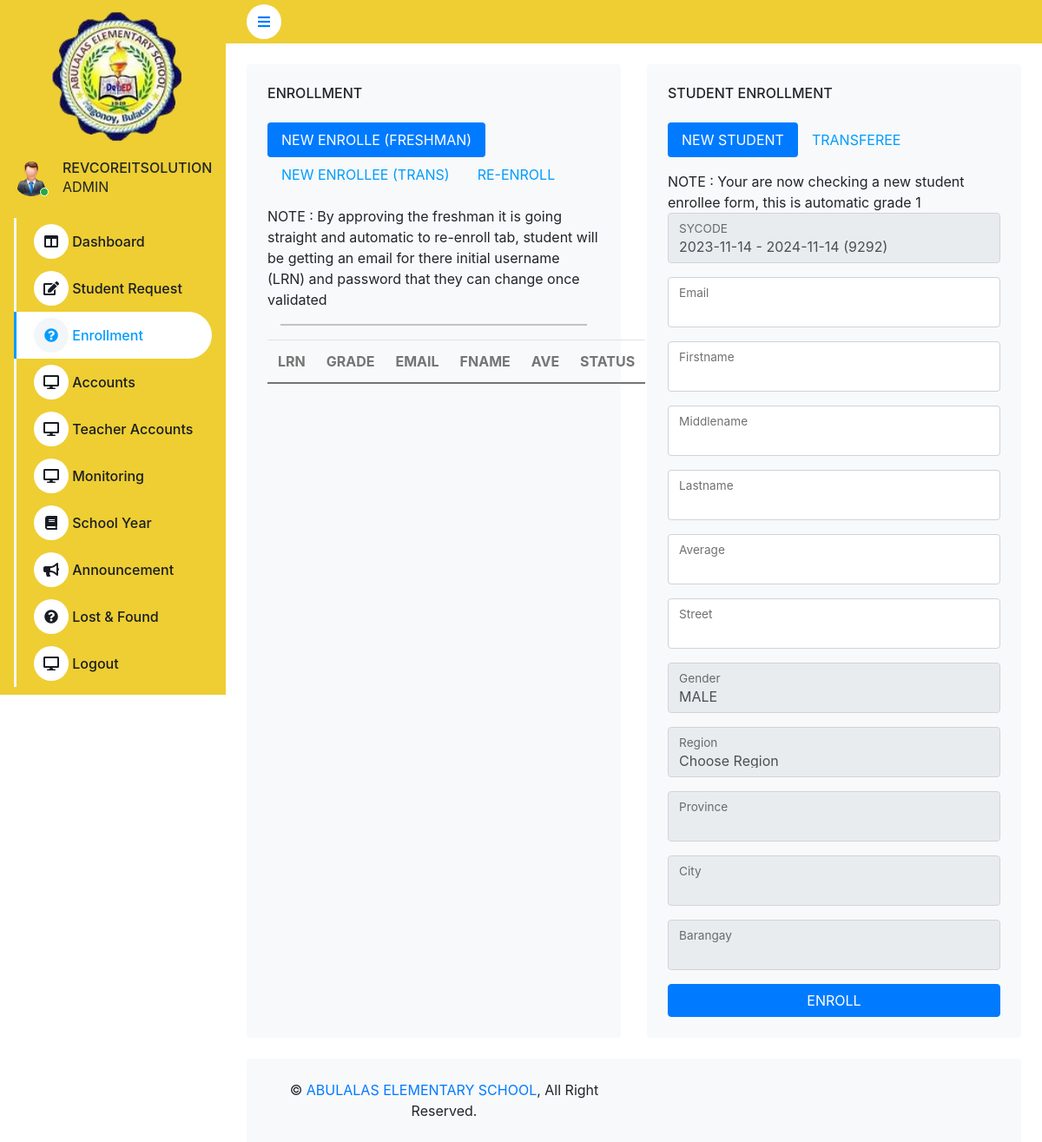
The app's page /home.php?view=enrollment (signed in) with its own data.
### tables this page shows
CREATE TABLE `tbl_user_information` (
  `user_id` int(11) NOT NULL,
  `uid` varchar(250) NOT NULL,
  `email` varchar(50) NOT NULL,
  `password` varchar(250) NOT NULL,
  `designation` int(50) NOT NULL,
  `code` int(50) NOT NULL,
  `status` varchar(50) NOT NULL
);

CREATE TABLE `tbl_user_designation` (
  `did` int(11) NOT NULL,
  `role` varchar(50) NOT NULL
);

### connection/MainController.php (called while the page is built, shortened)
<?php
include('connection/LoginSession.php');
require_once "connection/ApiController.php";
$portCont = new portalController();
$userSession = $portCont->getUserDetails($session_id);
$email = $userSession[0]['email'];
$position = strpos($email, '@');
$filteredEmail = substr($email, 0, $position);
$filteredEmail = strtoupper($filteredEmail);
?>

### connection/LoginSession.php (called while the page is built, shortened)
<?php
$session_id = $_SESSION['user_id'];
?>

### connection/ApiController.php (called while the page is built, shortened)
<?php
require_once "DBController.php";
class portalController extends DBController
{
    function getUserDetails($session_id)
    {
        $query = "SELECT * FROM tbl_user_information TUI LEFT JOIN tbl_user_designation TUD ON TUI.designation = TUD.did WHERE TUI.user_id = ?";
        $params = array(
           array(
               "param_type" => "i",
               "param_value" => $session_id
           )
       );
       $userCredentials = $this->getDBResult($query, $params);
       return $userCredentials;
    }
}

### connection/DBController.php (called while the page is built, shortened)
<?php
class DBController
{
    private $host = "localhost";
    private $user = "root";
    private $password = "";
    private $database = "school_abulalas";
    private $conn;
    function __construct()
    {
        $this->conn = mysqli_connect($this->host, $this->user, $this->password, $this->database);
    }
    function getDBResult($query, $params = array())
    {
        $sql_statement = $this->conn->prepare($query);
        if (! empty($params)) {
            $this->bindParams($sql_statement, $params);
        }
        $sql_statement->execute();
        $result = $sql_statement->get_result();
        if ($result->num_rows > 0) {
            while ($row = $result->fetch_assoc()) {
                $resultset[] = $row;
            }
        }
        if (! empty($resultset)) {
            return $resultset;
        }
    }
    function bindParams($sql_statement, $params)
    {
        $param_type = "";
        foreach ($params as $query_param) {
            $param_type .= $query_param["param_type"];
        }
        $bind_params[] = & $param_type;
        foreach ($params as $k => $query_param) {
            $bind_params[] = & $params[$k]["param_value"];
        }
        call_user_func_array(array(
            $sql_statement,
            'bind_param'
        ), $bind_params);
    }
}

### home.php (shortened to what this page needs)
<?php include('connection/MainController.php'); ?>
<!DOCTYPE html>
<html lang="en">
<head>
    <link href="https://cdnjs.cloudflare.com/ajax/libs/font-awesome/5.10.0/css/all.min.css" rel="stylesheet">
    <link href="https://cdn.jsdelivr.net/npm/bootstrap-icons@1.4.1/font/bootstrap-icons.css" rel="stylesheet">
    <link href="lib/owlcarousel/assets/owl.carousel.min.css" rel="stylesheet">
    <link href="lib/tempusdominus/css/tempusdominus-bootstrap-4.min.css" rel="stylesheet" />
    <link href="css/bootstrap.min.css" rel="stylesheet">
    <link href="css/style.css" rel="stylesheet">
    <link rel='stylesheet' href='https://cdnjs.cloudflare.com/ajax/libs/twitter-bootstrap/4.1.3/css/bootstrap.css'>
     <link rel='stylesheet' href='https://cdn.datatables.net/1.10.19/css/dataTables.bootstrap4.min.css'><link rel="stylesheet" href="./style.css">
    <link rel="stylesheet" href="https://unpkg.com/ag-grid-community/dist/styles/ag-grid.css">
    <link rel="stylesheet" href="https://unpkg.com/ag-grid-community/dist/styles/ag-theme-alpine.css">
</head>
<body>
    <div class="container-fluid position-relative bg-white d-flex p-0">
        <div class="sidebar pb-3" style="background-color:#eece32;">
            <nav class="navbar navbar-light" style="background-color:#eece32;">
                <a href="#" class="navbar-brand mx-4 mb-3">
                    <center>
                        <img src="logo/main.png" style="width:100%; margin-left:20px;"/>
                    </center>
                </a>
                <div class="d-flex align-items-center mb-4">
                    <div class="position-relative">
                        <img class="rounded-circle" src="img/user.png" alt="" style="width: 40px; height: 40px;">
                        <div class="bg-success rounded-circle border border-2 border-white position-absolute end-0 bottom-0 p-1"></div>
                    </div>
                    <div class="ms-3">
                        <h6 class="mb-0"><?php echo strtoupper($filteredEmail); ?></h6>
                        <span><?php echo strtoupper($userSession[0]['role']); ?> </span>
                    </div>
                </div>
                <div class="navbar-nav w-100">
                    <?php if(($userSession[0]['role']) == 'ADMIN') { ?>
                    <?php include('navbar/admin.php'); ?>
                    <?php } else if(($userSession[0]['role']) == 'TEACHER') { ?>
                    <?php include('navbar/teacher.php'); ?>
                    <?php } else { ?>
                    <?php include('navbar/student.php'); ?>
                    <?php } ?>
                </div>
            </nav>
        </div>
        <div class="content">
            <nav class="navbar navbar-expand navbar-light sticky-top px-4 py-0" style="background-color:#eece32; height: 50px;">
                <a href="#" class="sidebar-toggler flex-shrink-0">
                    <i class="fa fa-bars"></i>
                </a>
            </nav>
            <?php if(($userSession[0]['designation'])  == 1) { ?>
            <?php if(!empty($_GET['view'])){ ?>
            <?php if($_GET['view'] == 'home') { ?>
            <?php include('route/admin-home.php'); ?>
            <?php } else if($_GET['view'] == 'charts') { ?>
            <?php include('route/admin-charts.php'); ?>
            <?php } else if($_GET['view'] == 'direction') { ?>
            <?php include('route/admin-direction.php'); ?>
            <?php } else if($_GET['view'] == 'request') { ?>
            <?php include('route/admin-studentrequest.php'); ?>
            <?php } else if($_GET['view'] == 'request_history') { ?>
            <?php include('route/admin-request_history.php'); ?>
            <?php } else if($_GET['view'] == 'enrollment') { ?>
            <?php include('route/admin-enrollment.php'); ?>
            <?php } else if($_GET['view'] == 'student-accounts') { ?>
            <?php include('route/admin-student-accounts.php'); ?>
            <?php } else if($_GET['view'] == 'teacher-accounts') { ?>
            <?php include('route/admin-teacher-accounts.php'); ?>
            <?php } else if($_GET['view'] == 'monitoring') { ?>
            <?php include('route/admin-monitoring.php'); ?>
            <?php } else if($_GET['view'] == 'schoolyear') { ?>
            <?php include('route/admin-schoolyear.php'); ?>
            <?php } else if($_GET['view'] == 'school_year_detail') { ?>
            <?php include('route/admin-schoolyear-details.php'); ?>
            <?php } else if($_GET['view'] == 'announcement') { ?>
            <?php include('route/admin-announcement.php'); ?>
            <?php } else if($_GET['view'] == 'lost') { ?>
            <?php include('route/admin-lost.php'); ?>
            <?php }  else { ?>
            <?php }  ?>
            <?php } else { ?>
            <?php include('route/admin-home.php'); ?>
            <?php } ?>
            <?php }else if(($userSession[0]['designation']) == 3) { ?>
            <?php if(!empty($_GET['view'])){ ?>
            <?php if($_GET['view'] == 'home') { ?>
            <?php include('route/student-home.php'); ?>
            <?php } else if($_GET['view'] == 'request') { ?>
            <?php include('route/student-request.php'); ?>
            <?php } else if($_GET['view'] == 'request_history') { ?>
            <?php include('route/student-request_history.php'); ?>
            <?php } else if($_GET['view'] == 'enrollnow') { ?>
            <?php include('route/student-enrollment.php'); ?>
            <?php } else if($_GET['view'] == 'myclass') { ?>
            <?php include('route/student-class.php'); ?>
            <?php } else if($_GET['view'] == 'monitoring') { ?>
            <?php include('route/student-monitoring.php'); ?>
            <?php } else { ?>
            <?php } ?>
            <?php }  else { ?>
            <?php include('route/student-home.php'); ?>
            <?php }  ?>
            <?php } ?>
            <div class="container-fluid pt-4 px-4">
                <div class="bg-light rounded-top p-4">
                    <div class="row">
                        <div class="col-12 col-sm-6 text-center text-sm-start">
                            &copy; <a href="#">ABULALAS ELEMENTARY SCHOOL</a>, All Right Reserved.
                        </div>
                    </div>
                </div>
            </div>
        </div>
    </div>
</body>
</html>

### css/style.css (style rules this page uses)
:root { --primary: #009CFF; --light: #F3F6F9; --dark: #191C24; }
.sidebar { position: fixed; top: 0; left: 0; bottom: 0; width: 260px; height: 100vh; overflow-y: auto; background: var(--light); transition: 0.5s; z-index: 999; }
.content { margin-left: 260px; min-height: 100vh; background: #FFFFFF; transition: 0.5s; }
@media (min-width: 992px) { .sidebar { margin-left: 0; } }
@media (min-width: 992px) { .content { width: calc(100% - 260px); } }
.content .navbar .sidebar-toggler, .content .navbar .navbar-nav .nav-link i { width: 40px; height: 40px; display: inline-flex; align-items: center; justify-content: center; background: #FFFFFF; border-radius: 40px; }

### records on screen
tbl_user_information: email "REVCOREITSOLUTION", tbl_user_designation.role "ADMIN"

### other values on screen
form field sycode "2023-11-14 - 2024-11-14 (9292)"
